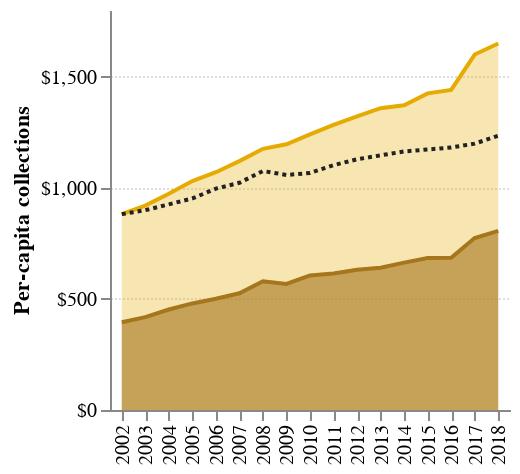

Write notebook code for a chart like this one.
### Code cell
xEncoding = alt.X('year:O', title='')
yAxis = alt.Axis(format='$,.0f', gridDash=[1,1])

res = alt.Chart(state).mark_area(
    color='#a6761d',
    opacity=0.6,
).encode(
    x=xEncoding,
    y=alt.Y(
        'res_per_capita',
        title='Per-capita collections',
        axis=yAxis,
#         scale=alt.Scale(domain=[0,6000])
    )
)

res_line = alt.Chart(state).mark_line(
    color='#a6761d',
).encode(
    x=xEncoding,
    y=alt.Y(
        'res_per_capita',
        axis=yAxis,
    )
)

total = alt.Chart(state).mark_area(
    color='#e6ab02',
    opacity=0.3
).encode(
    x=xEncoding,
    y=alt.Y(
        'total_per_capita',
#         title='Taxes paid by residential property owners, per-capita',
        axis=yAxis,
#         scale=alt.Scale(domain=[0,6000])
    )
)

total_line = alt.Chart(state).mark_line(
    color='#e6ab02',
).encode(
    x=xEncoding,
    y=alt.Y(
        'total_per_capita',
        axis=yAxis,
    )
)

inflation_comp = alt.Chart(state).mark_line(
    color='#222',
    strokeDash=[2,2],
).encode(
    x=xEncoding,
    y=alt.Y(
        'total_inflationary_increase',
        axis=yAxis,
    )
)

# TODO - add rate of inflation line
# TODO - add rate of income growth line

(total + res + res_line + total_line + inflation_comp).properties(
#     title='Montana property tax collections, per-capita'
).properties(
    width=200,
    height=200,
).configure_view(
    strokeOpacity=0,
)

### Figure 1 — Vega-Lite specification as saved in the notebook (floating-point values rounded to 4 significant figures)
{"$schema": "https://vega.github.io/schema/vega-lite/v3.4.0.json", "config": {"background": "white", "mark": {"tooltip": null}, "view": {"height": 300, "strokeOpacity": 0, "width": 400}}, "data": {"name": "data-44f2a2b3f0fa39c291d56e0550d9ed99"}, "datasets": {"data-44f2a2b3f0fa39c291d56e0550d9ed99": [{"population": 911667, "rel_cpi": 1, "res_per_capita": 395.0, "residential_tax_collections": 360100000.0, "total_inflationary_increase": 881.4, "total_per_capita": 881.4, "total_tax_collections": 803600000.0, "year": 2002}, {"population": 919630, "rel_cpi": 1.02, "res_per_capita": 418.1, "residential_tax_collections": 384500000.0, "total_inflationary_increase": 899.1, "total_per_capita": 920.0, "total_tax_collections": 846000000.0, "year": 2003}, {"population": 930009, "rel_cpi": 1.05, "res_per_capita": 452.1, "residential_tax_collections": 420500000.0, "total_inflationary_increase": 925.5, "total_per_capita": 973.5, "total_tax_collections": 905400000.0, "year": 2004}, {"population": 940102, "rel_cpi": 1.08, "res_per_capita": 479.6, "residential_tax_collections": 450800000.0, "total_inflationary_increase": 952.0, "total_per_capita": 1030.0, "total_tax_collections": 968300000.0, "year": 2005}, {"population": 952692, "rel_cpi": 1.13, "res_per_capita": 500.3, "residential_tax_collections": 476700000.0, "total_inflationary_increase": 996.0, "total_per_capita": 1070.0, "total_tax_collections": 1019000000.0, "year": 2006}, {"population": 964706, "rel_cpi": 1.16, "res_per_capita": 525.3, "residential_tax_collections": 506700000.0, "total_inflationary_increase": 1022.0, "total_per_capita": 1120.0, "total_tax_collections": 1080000000.0, "year": 2007}, {"population": 976415, "rel_cpi": 1.22, "res_per_capita": 579.5, "residential_tax_collections": 565800000.0, "total_inflationary_increase": 1075.0, "total_per_capita": 1175.0, "total_tax_collections": 1147000000.0, "year": 2008}, {"population": 983982, "rel_cpi": 1.2, "res_per_capita": 567.3, "residential_tax_collections": 558200000.0, "total_inflationary_increase": 1058.0, "total_per_capita": 1196.0, "total_tax_collections": 1176000000.0, "year": 2009}, {"population": 990722, "rel_cpi": 1.21, "res_per_capita": 605.4, "residential_tax_collections": 599800000.0, "total_inflationary_increase": 1067.0, "total_per_capita": 1240.0, "total_tax_collections": 1229000000.0, "year": 2010}, {"population": 997221, "rel_cpi": 1.25, "res_per_capita": 614.6, "residential_tax_collections": 612900000.0, "total_inflationary_increase": 1102.0, "total_per_capita": 1283.0, "total_tax_collections": 1279000000.0, "year": 2011}, {"population": 1003754, "rel_cpi": 1.28, "res_per_capita": 630.8, "residential_tax_collections": 633200000.0, "total_inflationary_increase": 1128.0, "total_per_capita": 1322.0, "total_tax_collections": 1327000000.0, "year": 2012}, {"population": 1013564, "rel_cpi": 1.3, "res_per_capita": 640.5, "residential_tax_collections": 649100000.0, "total_inflationary_increase": 1146.0, "total_per_capita": 1358.0, "total_tax_collections": 1377000000.0, "year": 2013}, {"population": 1021891, "rel_cpi": 1.32, "res_per_capita": 663.0, "residential_tax_collections": 677500000.0, "total_inflationary_increase": 1163.0, "total_per_capita": 1371.0, "total_tax_collections": 1401000000.0, "year": 2014}, {"population": 1030503, "rel_cpi": 1.33, "res_per_capita": 683.7, "residential_tax_collections": 704500000.0, "total_inflationary_increase": 1172.0, "total_per_capita": 1425.0, "total_tax_collections": 1468000000.0, "year": 2015}, {"population": 1040863, "rel_cpi": 1.34, "res_per_capita": 685.0, "residential_tax_collections": 713000000.0, "total_inflationary_increase": 1181.0, "total_per_capita": 1441.0, "total_tax_collections": 1500000000.0, "year": 2016}, {"population": 1053090, "rel_cpi": 1.36, "res_per_capita": 774.1, "residential_tax_collections": 815200000.0, "total_inflationary_increase": 1199.0, "total_per_capita": 1600.0, "total_tax_collections": 1685000000.0, "year": 2017}, {"population": 1062305, "rel_cpi": 1.4, "res_per_capita": 806.3, "residential_tax_collections": 856500000.0, "total_inflationary_increase": 1234.0, "total_per_capita": 1649.0, "total_tax_collections": 1752000000.0, "year": 2018}]}, "height": 200, "layer": [{"encoding": {"x": {"field": "year", "title": "", "type": "ordinal"}, "y": {"axis": {"format": "$,.0f", "gridDash": [1, 1]}, "field": "total_per_capita", "type": "quantitative"}}, "mark": {"color": "#e6ab02", "opacity": 0.3, "type": "area"}}, {"encoding": {"x": {"field": "year", "title": "", "type": "ordinal"}, "y": {"axis": {"format": "$,.0f", "gridDash": [1, 1]}, "field": "res_per_capita", "title": "Per-capita collections", "type": "quantitative"}}, "mark": {"color": "#a6761d", "opacity": 0.6, "type": "area"}}, {"encoding": {"x": {"field": "year", "title": "", "type": "ordinal"}, "y": {"axis": {"format": "$,.0f", "gridDash": [1, 1]}, "field": "res_per_capita", "type": "quantitative"}}, "mark": {"color": "#a6761d", "type": "line"}}, {"encoding": {"x": {"field": "year", "title": "", "type": "ordinal"}, "y": {"axis": {"format": "$,.0f", "gridDash": [1, 1]}, "field": "total_per_capita", "type": "quantitative"}}, "mark": {"color": "#e6ab02", "type": "line"}}, {"encoding": {"x": {"field": "year", "title": "", "type": "ordinal"}, "y": {"axis": {"format": "$,.0f", "gridDash": [1, 1]}, "field": "total_inflationary_increase", "type": "quantitative"}}, "mark": {"color": "#222", "strokeDash": [2, 2], "type": "line"}}], "width": 200}
